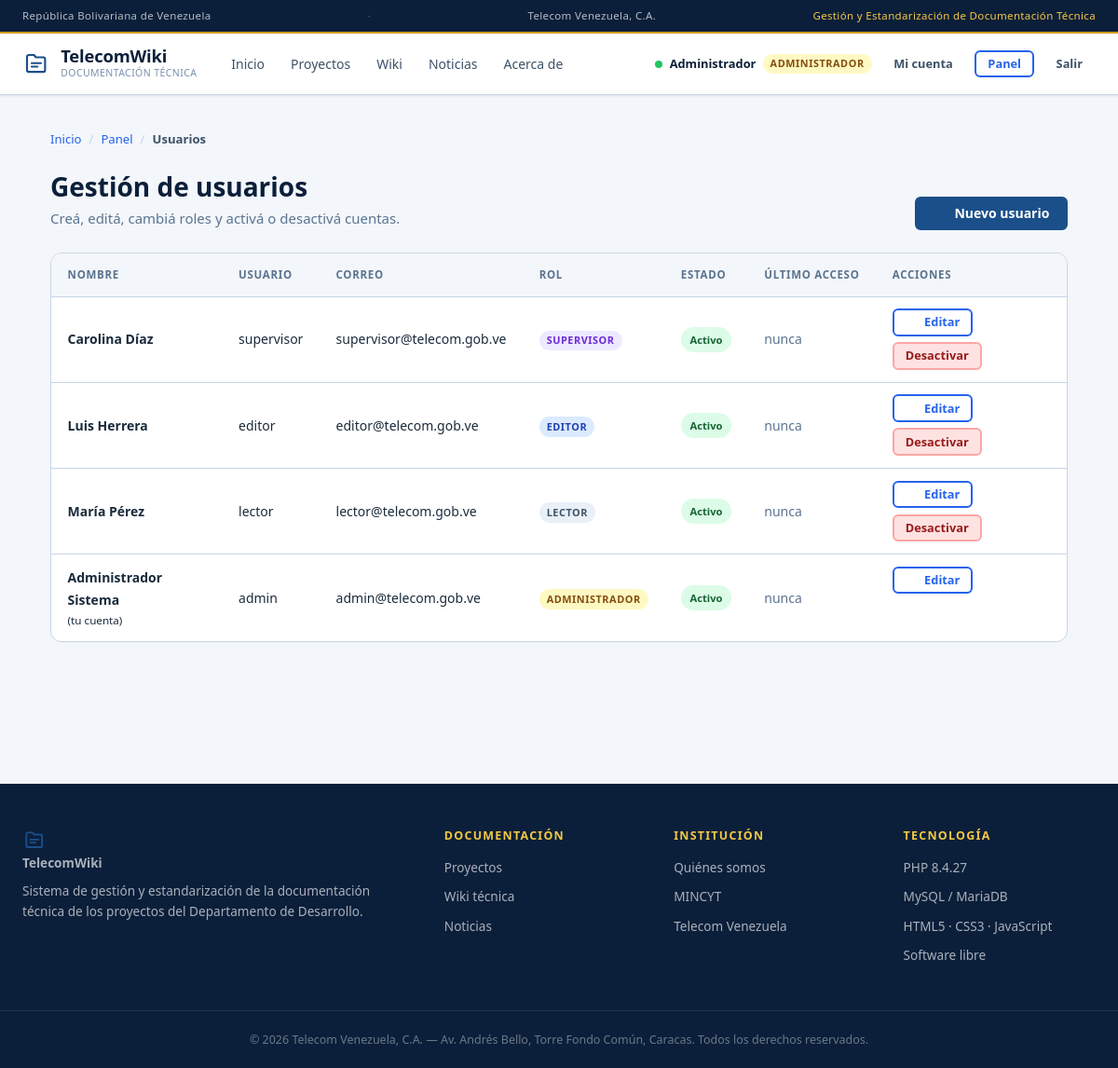
The page /frontend/admin/usuarios.php (signed in) on the database its author committed.
### tables this page shows
CREATE TABLE `usuarios` (
    `id`            INT UNSIGNED NOT NULL AUTO_INCREMENT,
    `nombre`        VARCHAR(100)  NOT NULL,
    `apellido`      VARCHAR(100)  NOT NULL,
    `usuario`       VARCHAR(50)   NOT NULL,
    `email`         VARCHAR(150)  NOT NULL,
    `password`      VARCHAR(255)  NOT NULL,
    `rol`           ENUM('lector','editor','supervisor','admin') NOT NULL DEFAULT 'lector',
    `activo`        TINYINT(1)    NOT NULL DEFAULT 1,
    `ultimo_acceso` DATETIME      NULL DEFAULT NULL,
    `creado_en`     DATETIME      NOT NULL DEFAULT CURRENT_TIMESTAMP,
    PRIMARY KEY (`id`),
    UNIQUE KEY `uq_usuarios_usuario` (`usuario`),
    UNIQUE KEY `uq_usuarios_email`   (`email`),
    KEY `idx_usuarios_rol_activo` (`rol`,`activo`)
);

### backend/lib/bootstrap.php (called while the page is built, shortened)
<?php
require_once __DIR__ . '/security.php';
require_once __DIR__ . '/../config/db.php';
require_once __DIR__ . '/helpers.php';
require_once __DIR__ . '/auth.php';
require_once __DIR__ . '/render.php';
function abrirPagina(string $titulo = ''): void {
    include FRONTEND . '/partials/header.php';
}
function cerrarPagina(): void {
    include FRONTEND . '/partials/footer.php';
}

### backend/config/db.php (called while the page is built, shortened)
<?php
function getDB(): PDO {
    static $pdo = null;
    if ($pdo === null) {
        $dsn = 'mysql:host=' . DB_HOST . ';port=' . DB_PORT
             . ';dbname=' . DB_NAME . ';charset=utf8mb4';
        try {
            $pdo = new PDO($dsn, DB_USER, DB_PASS, [
                PDO::ATTR_ERRMODE            => PDO::ERRMODE_EXCEPTION,
                PDO::ATTR_DEFAULT_FETCH_MODE => PDO::FETCH_ASSOC,
                PDO::ATTR_EMULATE_PREPARES   => false,
            ]);
        } catch (PDOException $e) {
            error_log('[db.php] Error de conexión a MySQL: ' . $e->getMessage());
            http_response_code(503);
            die('<div>'
              . '<strong>El sitio no está disponible en este momento.</strong><br>'
              . '<small>Intenta nuevamente en unos minutos. Si el problema persiste, '
              . 'verificá que MySQL esté iniciado (XAMPP → pestaña MySQL) y que exista '
              . 'la base de datos <em>telecom_wiki</em>.</small></div>');
        }
    }
    return $pdo;
}
function dbUnica(string $sql, array $params = []) {
    $st = getDB()->prepare($sql);
    $st->execute($params);
    return $st->fetch();
}

### backend/lib/auth.php (called while the page is built, shortened)
<?php
require_once __DIR__ . '/../config/db.php';
function isLoggedIn(): bool {
    return isset($_SESSION['user_id']);
}
function currentUser(): ?array {
    static $cache = null;
    if ($cache !== null) {
        return $cache;
    }
    $id = (int) $_SESSION['user_id'];
    $row = dbUnica(
        'SELECT id, nombre, apellido, usuario, email, rol, activo
           FROM usuarios WHERE id = ? LIMIT 1',
        [$id]
    );
    $cache = [
        'id'       => (int) $row['id'],
        'nombre'   => $row['nombre'],
        'apellido' => $row['apellido'],
        'usuario'  => $row['usuario'],
        'email'    => $row['email'],
        'rol'      => $row['rol'],
    ];
    return $cache;
}
function requireLogin(): void {
    if (!isLoggedIn() || currentUser() === null) {
        $_SESSION['intento_url'] = $_SERVER['REQUEST_URI'] ?? '';
        header('Location: ' . SITE_URL . '/login.php');
        exit;
    }
}
    ?>
    <?php
function nombreCompleto(?array $usuario): string {
    return trim(($usuario['nombre'] ?? '') . ' ' . ($usuario['apellido'] ?? ''));
}

### backend/lib/permisos.php (called while the page is built, shortened)
<?php
function requierePermiso(string $capacidad): void {
    requireLogin();
}

### frontend/admin/usuarios.php (the view, shortened to what this page needs)
<?php
require_once dirname(__DIR__, 2) . '/backend/lib/bootstrap.php';
requierePermiso('usuario.gestionar');
$yo = currentUser();
$usuarios = getDB()->query(
    'SELECT id, nombre, apellido, usuario, email, rol, activo, ultimo_acceso, creado_en
       FROM usuarios ORDER BY activo DESC, apellido, nombre'
)->fetchAll();
abrirPagina();
?>
<div class="container container--panel">
    <?= migaDePan([
        ['Inicio' => 'index.php'],
        ['Panel' => 'admin/index.php'],
        ['Usuarios' => null],
    ]) ?>
    <div class="seccion-cabecera">
        <div>
            <h1>Gestión de usuarios</h1>
            <p class="muted">Creá, editá, cambiá roles y activá o desactivá cuentas.</p>
        </div>
        <a class="btn btn-primary" href="<?= e(url('admin/usuario_form.php')) ?>">
            <?= icono('plus', 16) ?> Nuevo usuario
        </a>
    </div>
    <section class="panel panel--sin-titulo">
        <div class="tabla-envoltura">
            <table class="tabla-datos">
                <thead>
                    <tr>
                        <th scope="col">Nombre</th>
                        <th scope="col">Usuario</th>
                        <th scope="col">Correo</th>
                        <th scope="col">Rol</th>
                        <th scope="col">Estado</th>
                        <th scope="col">Último acceso</th>
                        <th scope="col">Acciones</th>
                    </tr>
                </thead>
                <tbody>
                <?php foreach ($usuarios as $u): $esYo = (int) $u['id'] === (int) $yo['id']; ?>
                    <tr>
                        <td>
                            <strong><?= e(nombreCompleto($u)) ?></strong>
                            <?php if ($esYo): ?><small class="bloque">(tu cuenta)</small><?php endif; ?>
                        </td>
                        <td><?= e($u['usuario']) ?></td>
                        <td><?= e($u['email']) ?></td>
                        <td><?= badgeRol($u['rol']) ?></td>
                        <td><?= badgeEstado($u['activo'] ? 'activo' : 'inactivo') ?></td>
                        <td class="muted"><?= $u['ultimo_acceso']
                            ? e(fecha($u['ultimo_acceso'], 'd/m/Y H:i'))
                            : 'nunca' ?></td>
                        <td class="celda-acciones">
                            <a class="btn btn-sm btn-outline"
                               href="<?= e(url('admin/usuario_form.php?id=' . (int) $u['id'])) ?>">
                                <?= icono('edit', 14) ?> Editar
                            </a>
                            <?php if (!$esYo): ?>
                            <form method="post" action="<?= e(url('admin/usuarios.php')) ?>"
                                  data-confirm-submit="<?= e(($u['activo'] ? 'Desactivar' : 'Activar')
                                      . ' a ' . nombreCompleto($u) . '?') ?>">
                                <button class="btn btn-sm <?= $u['activo'] ? 'btn-danger' : 'btn-outline' ?>"
                                        type="submit">
                                    <?= $u['activo'] ? 'Desactivar' : 'Activar' ?>
                                </button>
                            </form>
                            <?php endif; ?>
                        </td>
                    </tr>
                <?php endforeach; ?>
                </tbody>
            </table>
        </div>
    </section>
</div>

### backend/lib/render.php (shortened to what this page needs)
<?php
function migaDePan(array $items): string {
    $html = '<nav class="breadcrumb" aria-label="Miga de pan"><ol>';
    $ultimo = count($items) - 1;
    foreach ($items as $i => $item) {
        $nombre = array_key_first($item);
        $ruta   = $item[$nombre];
        $sep    = $i > 0 ? '<span class="breadcrumb__sep" aria-hidden="true">/</span>' : '';
        if ($i === $ultimo || $ruta === null) {
            $html .= $sep . '<li class="breadcrumb__actual" aria-current="page">' . e($nombre) . '</li>';
        } else {
            $html .= $sep . '<li><a href="' . e(url($ruta)) . '">' . e($nombre) . '</a></li>';
        }
    }
    return $html . '</ol></nav>';
}
function badgeEstado(string $estado): string {
    return '<span class="status-badge status-' . e($estado) . '">'
         . e(etiquetaEstado($estado)) . '</span>';
}
function badgeRol(string $rol): string {
    return '<span class="role-tag role-' . e($rol) . '">' . e(etiquetaRol($rol)) . '</span>';
}

### backend/lib/helpers.php (shortened to what this page needs)
<?php
function e(?string $s): string {
    return htmlspecialchars($s ?? '', ENT_QUOTES | ENT_SUBSTITUTE, 'UTF-8');
}
function url(string $ruta = ''): string {
    return SITE_URL . '/' . ltrim($ruta, '/');
}
function etiquetaEstado(string $estado): string {
    $mapa = [
        'activo'      => 'Activo',
        'en_desarrollo' => 'En desarrollo',
        'pausado'     => 'Pausado',
        'archivado'   => 'Archivado',
        'borrador'    => 'Borrador',
        'pendiente'   => 'Pendiente',
        'publicada'   => 'Publicada',
        'rechazada'   => 'Rechazada',
    ];
    return $mapa[$estado] ?? ucfirst(str_replace('_', ' ', $estado));
}
function etiquetaRol(string $rol): string {
    $mapa = ['lector' => 'Lector', 'editor' => 'Editor',
             'supervisor' => 'Supervisor', 'admin' => 'Administrador'];
    return $mapa[$rol] ?? ucfirst($rol);
}
function icono(string $nombre, int $size = 18): string {
    $d = $paths[$nombre] ?? $paths['folder'];
    return '<svg class="icon" width="' . $size . '" height="' . $size
         . '" viewBox="0 0 20 20" fill="currentColor" aria-hidden="true" focusable="false">'
         . $d . '</svg>';
}

### frontend/css/base.css (style rules this page uses)
:root { --navy: #0B1F3A; --navy-mid: #163050; --blue: #1B4F8A; --blue-lt: #2563EB; --gold: #D4A017; --gold-lt: #F5C842; --white: #FFFFFF; --off-white: #F3F6FA; --grey-100: #EAF0F8; --grey-300: #C8D5E6; --grey-500: #7A92AD; --grey-700: #3D5168; --text: #1A2B3C; --text-muted: #5A7490; --ok-bg: #DCFCE7; --ok-fg: #166534; --warn-bg: #FEF3C7; --warn-fg: #92400E; --danger-bg: #FEE2E2; --danger-fg: #991B1B; --info-bg: #DBEAFE; --info-fg: #1E40AF; --radius: 6px; --radius-md: 9px; --radius-lg: 12px; --shadow-sm: 0 1px 3px rgba(11,31,58,.10); --shadow-md: 0 4px 16px rgba(11,31,58,.13); --shadow-lg: 0 8px 32px rgba(11,31,58,.18); --font-body: system-ui, -apple-system, "Segoe UI", Roboto, "Helvetica Neue", Arial, sans-serif; --font-display: ui-sans-serif, system-ui, -apple-system, "Segoe UI", Roboto, sans-serif; --font-mono: ui-monospace, SFMono-Regular, "SF Mono", Menlo, Consolas, "Liberation Mono", monospace; --transition: 180ms ease; }
*, *::before, *::after { box-sizing: border-box; margin: 0; padding: 0; }
html { scroll-behavior: smooth; -webkit-text-size-adjust: 100%; }
body { font-family: var(--font-body); font-size: 15px; line-height: 1.7; color: var(--text); background: var(--off-white); -webkit-font-smoothing: antialiased; }
img, svg, video { max-width: 100%; display: block; }
ul, ol { list-style: none; }
a { color: var(--blue-lt); text-decoration: none; transition: color var(--transition); }
h1, h2, h3, h4, h5, h6 { font-family: var(--font-display); color: var(--navy); line-height: 1.25; }
.muted { color: var(--text-muted); }
.bloque { display: block; }
.container { max-width: 1200px; margin: 0 auto; padding: 0 1.5rem; width: 100%; }
.container--panel { max-width: 1140px; }
.status-badge { display: inline-block; font-size: .7rem; font-weight: 600; padding: .25rem .6rem; border-radius: 99px; white-space: nowrap; }
.status-activo, .status-publicada { background: var(--ok-bg); color: var(--ok-fg); }
.role-tag { display: inline-block; font-size: .68rem; padding: .1rem .5rem; border-radius: 99px; text-transform: uppercase; font-weight: 700; letter-spacing: .05em; white-space: nowrap; }
.role-admin { background: #FEF9C3; color: #854D0E; }
.role-supervisor { background: #EDE9FE; color: #6D28D9; }
.role-editor { background: #DBEAFE; color: #1E40AF; }
.role-lector { background: var(--grey-100); color: var(--grey-700); }
.icon { display: inline-block; vertical-align: -0.14em; flex-shrink: 0; fill: currentColor; stroke: currentColor; stroke-linecap: round; stroke-linejoin: round; }

### rows shown on the page
usuarios: nombreCompleto($u) "Carolina Díaz", usuario "supervisor", email "supervisor@telecom.gob.ve", rol "SUPERVISOR", shows "nunca", activo "Desactivar"
usuarios: nombreCompleto($u) "Luis Herrera", usuario "editor", email "editor@telecom.gob.ve", rol "EDITOR", shows "nunca", activo "Desactivar"
usuarios: nombreCompleto($u) "María Pérez", usuario "lector", email "lector@telecom.gob.ve", rol "LECTOR", shows "nunca", activo "Desactivar"
usuarios: nombreCompleto($u) "Administrador Sistema", shows "(tu cuenta)", usuario "admin", email "admin@telecom.gob.ve", rol "ADMINISTRADOR", shows "nunca"

### other values the page prints
SITE_TAGLINE "Gestión y Estandarización de Documentación Técnica"
SITE_NAME "TelecomWiki"
$texto "Inicio"
$texto "Proyectos"
$texto "Wiki"
$texto "Noticias"
$texto "Acerca de"
$usuario['nombre'] "Administrador"
etiquetaRol($rol) "ADMINISTRADOR"
$nombre "Inicio"
$nombre "Panel"
$nombre "Usuarios"
PHP_VERSION "8.4.27"
